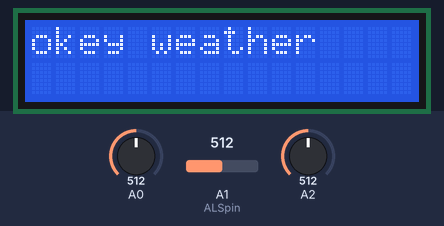
The sketch below on a simulated Arduino Uno, built with avr-gcc and run on an emulated ATmega328P. Shown: 16×2 character LCD. The test bench sets the inputs (shaded band); at power-on: A1 (ALSpin) = 512, A0 = 512, A2 = 512. What the sketch prints to the serial monitor is not drawn.

Above: at 1.2 s.
1.3 s: A1 (ALSpin) set to 882
2.8 s: A1 (ALSpin) set to 910
At 3.4 s:
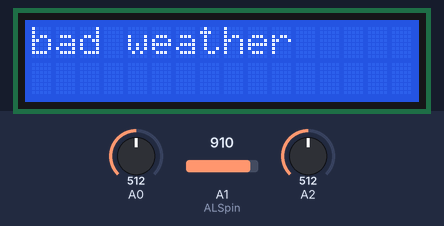
4.4 s: A1 (ALSpin) set to 890
At 5.7 s:
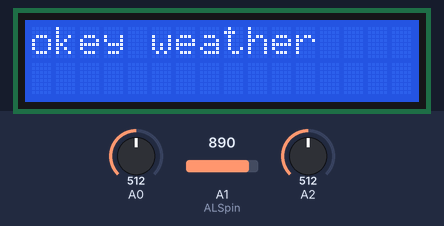
6.0 s: A1 (ALSpin) set to 900
At 7.1 s:
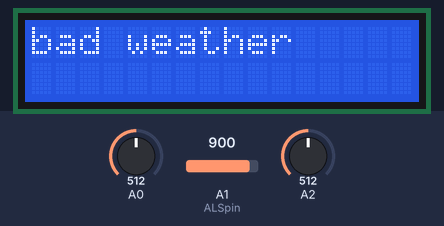
Timing chart, 0 to 8.5 s (numbered marks = the images above; inputs shaded):
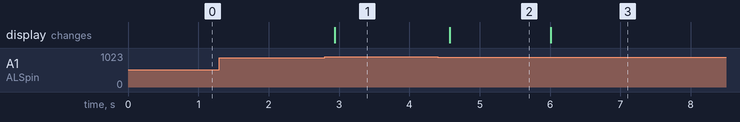

The sketch:

weather_Analyzer.ino
```cpp
#include<LiquidCrystal.h>
int rsPin=12,EPin=11,DB4Pin=5,DB5Pin=4,DB6Pin=3,DB7Pin=2;
LiquidCrystal lcd(rsPin,EPin,DB4Pin,DB5Pin,DB6Pin,DB7Pin);

int gasQ;
int ALSpin=A1;
int lightVal;
int temp;
char perfect[]="perfect weather ";
char okey[]="okey weather ";
char bad[]="bad weather ";
void setup()
{
 pinMode(A0,INPUT);
  pinMode(ALSpin,INPUT);
  pinMode(A2,INPUT);
  Serial.begin(9600);
  lcd.begin(16,2);
  lcd.setCursor(0,0);

}

void loop()
{
  int i=0;


   lcd.clear();
   gasQ=analogRead(A0);
   temp=analogRead(A2);

   lightVal=analogRead(A1);


 Serial.println("Gas: " + String(gasQ));
  Serial.println("Light: " + String(lightVal));
  Serial.println("Temperature: " + String(temp));

  if (temp < 35 && gasQ < 350 && lightVal < 900) {
    for (int i = 0; perfect[i] != '\0'; i++) {
      lcd.print(perfect[i]);
    }
  }
  else if (temp < 35 || gasQ < 350 || lightVal < 900) {
    for (int i = 0; okey[i] != '\0'; i++) {
      lcd.print(okey[i]);
    }
  }
  else {
    for (int i = 0; bad[i] != '\0'; i++) {
      lcd.print(bad[i]);
    }
  }

  delay(200);

  }
```

Measured:
- the behaviour switches between 899 and 900 on A1 (ALSpin) (found by bisection; images 0 and 1)
- after the input at 1.3 s, every drawn part: stays the same
- after the input at 2.8 s, the display: changes after 0.14 s (image 1)
- after the input at 4.4 s, the display: changes after 0.18 s (image 2)
- after the input at 6.0 s, the display: changes at once (image 3)
